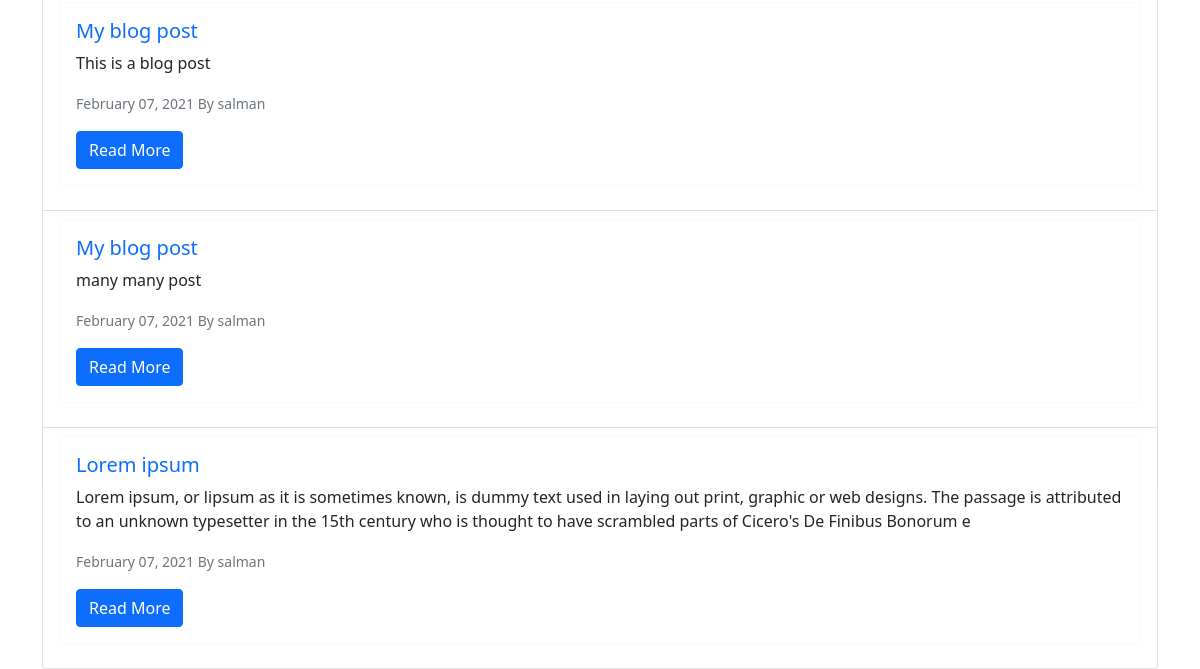
Page /category/blog (lower part) on the earlier database version.
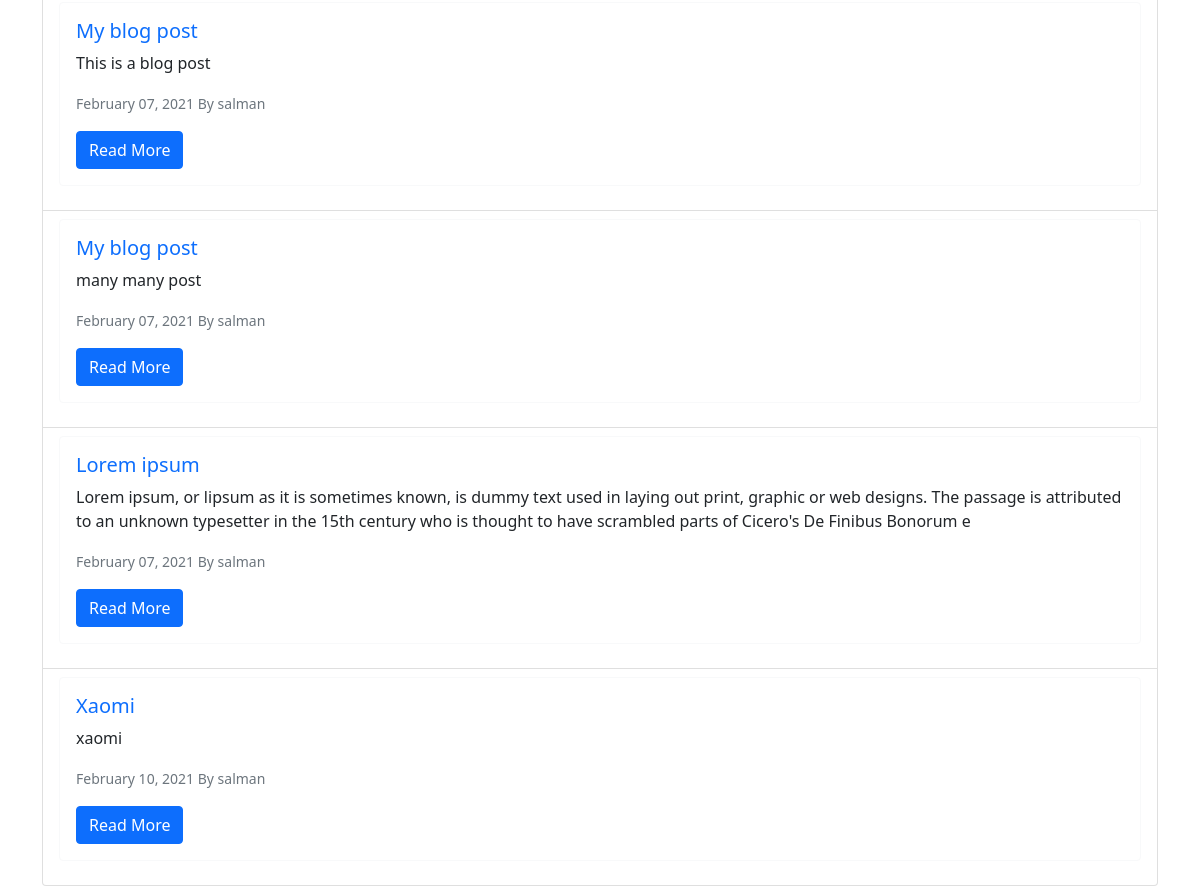
Same page on the later database version.
### post/models.py (models this page shows, shortened)
class Post(models.Model):
    title = models.CharField(max_length=255)
    image = models.ImageField(null=True, blank=True, upload_to='images/')
    author = models.ForeignKey(User, on_delete=models.CASCADE)
    body = RichTextField(blank=True, null=True)
    created_at = models.DateTimeField(auto_now_add=True, blank=True)
    category = models.CharField(max_length=255, default='blog')
    snippet = models.CharField(max_length=255)
    likes = models.ManyToManyField(User, related_name='posts')
    class Meta:
        db_table = 'posts'

### post/views.py (the view)
# urls.py: path('category/<str:cats>', CategoryView, name='category'),
def CategoryView(request, cats):
    category_posts = Post.objects.filter(category=cats.replace('-', ' '))
    return render(request, 'categories.html', {'category': cats.title().replace('-', ' '), 'category_posts': category_posts})

### post/templates/categories.html (shortened to what this page needs)
{% extends 'base.html' %}
{% block content %}
{% if category_posts %}
<ul class="list-group">
    {% for post in category_posts %}
    <li class="list-group-item">
        <div class="card border-light mb-3">
            <div class="card-body">
                <h5 class="card-title">
                    <a href="{% url 'post_detail_view' post.pk %}" class="text-decoration-none">{{ post.title}}</a>
                </h5>
                <p class="card-text">{{ post.body|slice:":255" }}</p>
                <p class="card-text">
                    <small class="text-muted">{{ post.created_at|date:'F d, Y' }} By {{ post.author}}</small>
                </p>
                <a href="{% url 'post_detail_view' post.pk %}" class="btn btn-primary">Read More</a>
            </div>
        </div>
    </li>
    {% endfor %}
</ul>
{% else %}
<h5>Opps! no category found...</h5>
{% endif %}
{% endblock %}

Differences in the rows shown:
added Post: title "Xaomi", body "xaomi", created_at "February 10, 2021", author "salman"
